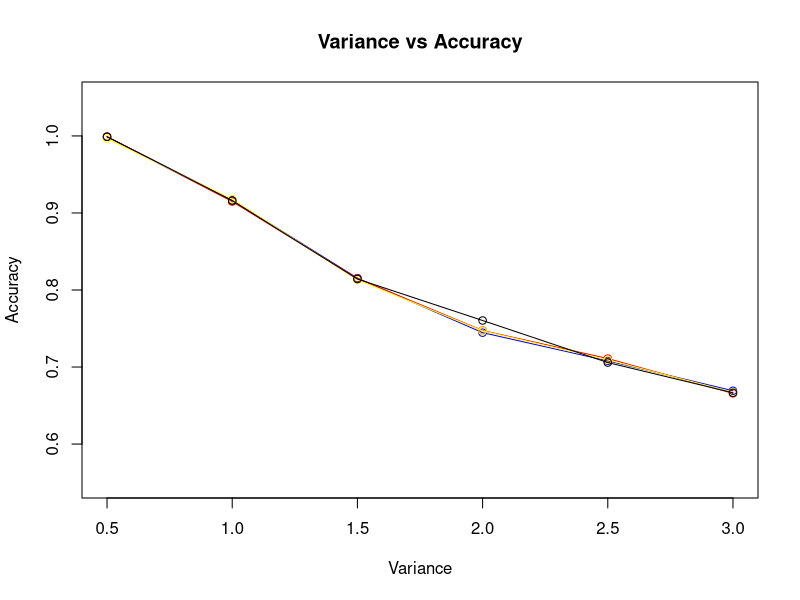
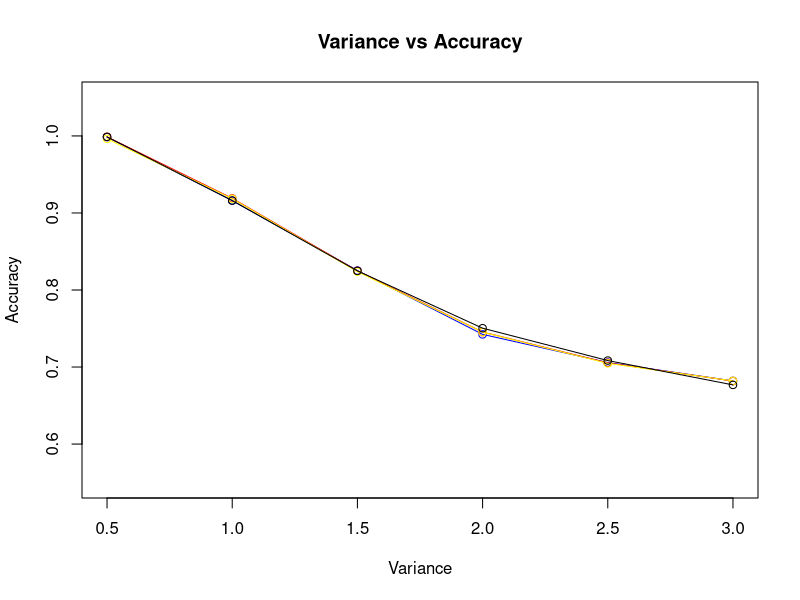
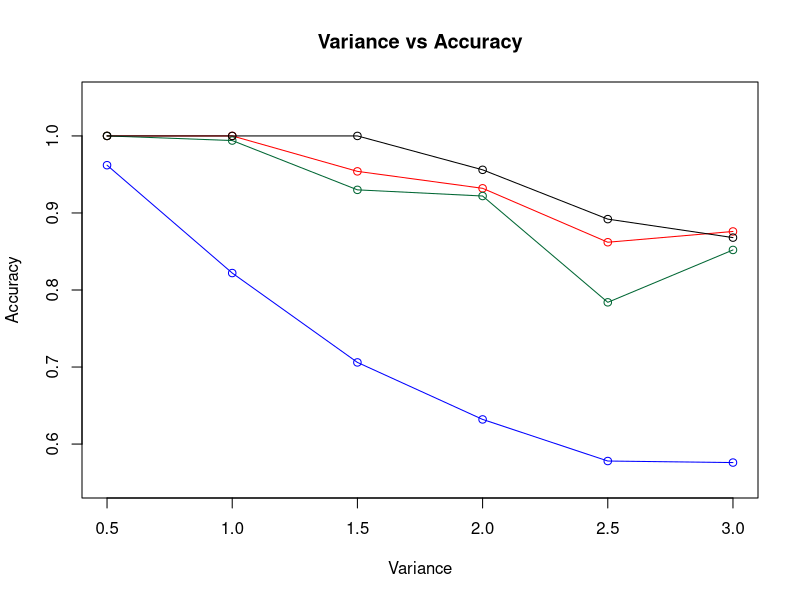
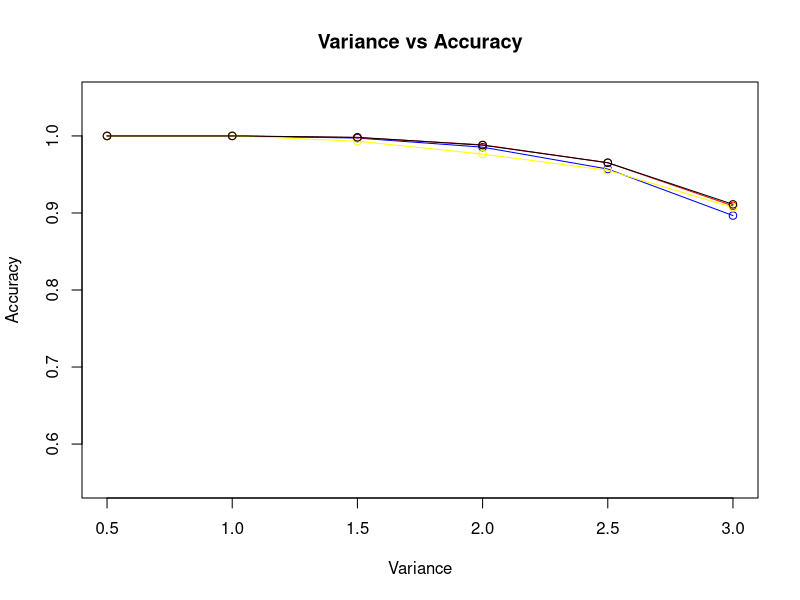

Generate these figures, in order, with R:
library('class')
library(pROC)
library('MASS')

#Generate data
data.generate = function(mu1, mu2, variance, sampleSize, numInputVariables){
  
  y = as.factor(c(rep(1, sampleSize),rep(2, sampleSize)))
  M = matrix (NA,  nrow = 2* sampleSize, ncol = numInputVariables, byrow = 1) 
  df = data.frame(y)
  for (i in c(1:numInputVariables)) {
    M[,i] = c(rnorm(sampleSize, mu1, variance), rnorm(sampleSize, mu2, variance))
    #assign(paste("x", i, sep=""),c(rnorm(n,mu1[i],s), rnorm(n,mu2[i],s)) )
  }
  df = cbind(y,M)
  df = data.frame(df)
  return(df)
}

#Split into train / test data
train_Test_Split = function(df, seed)
{
  set.seed(seed)
  test.index = sample(c(1:dim(df)[1]), floor(dim(df)[1]/2), replace = FALSE)
  
  assign("df.train", df[-test.index,], envir = .GlobalEnv)
  assign("df.test", df[test.index,], envir = .GlobalEnv)
  
  assign("train.X", df.train[,-1], envir = .GlobalEnv)
  assign("train.Y", df.train[,1], envir = .GlobalEnv)
  assign("test.X", df.test[,-1], envir = .GlobalEnv)
  assign("test.Y", df.test[,1], envir = .GlobalEnv)
  
  return(test.index)
}

#KNN algorythm
generate.knn = function(train.Y, test.X, train.X, test.Y){
  knn.pred = knn(train.X,test.X,train.Y,k=dim(train.X)[1]*0.1)
  
  knn.accuracy = sum(knn.pred == test.Y)/length(test.Y)
  
  return(knn.accuracy)
}

#Qda algorythm
generate.qda = function(df.train, df.test){
  qda.fit = qda(y ~ . - y, data = df.train)
  
  qda.pred = predict(qda.fit,df.test[,-1])
  qda.accuracy = mean(qda.pred$class==df.test[,1])
  
  return(qda.accuracy)
}

#Lda algorythm
generate.lda = function(df.train, df.test){
  lda.fit = lda(y ~ . - y, data = df.train)
  
  lda.pred = predict(lda.fit,df.test[,-1])
  lda.accuracy = mean(lda.pred$class==df.test[,1])
  
  return(lda.accuracy)
}

#Logistic Algorithm
generate.logistic = function(df.train, df.test){
  df.train$y = as.factor(df.train$y)
  df.test$y = as.factor(df.test$y)
  glm.fit = glm(as.factor(y) ~ . - as.factor(y),data=df.train, family=binomial, maxit = 100)
  
  glm.probs = predict(glm.fit, df.test[, -1], type = "response")
  glm.pred = ifelse(glm.probs > .5, "2", "1")
  logistic.accuracy = mean(glm.pred==df.test[, 1])
  
  return(logistic.accuracy)
}

plotter = function(){
  plot(variance)
}

generate_accuracy = function(){
  accuracies = c()
  knn.accuracy = c()
  qda.accuracy = c()
  lda.accuracy = c()
  logistic.accuracy = c()
  
  for (count in c(1:10)){
    test.index = train_Test_Split(df, count)
    knn.accuracy[count] = generate.knn(train.Y, test.X, train.X, test.Y)
    qda.accuracy[count] = generate.qda(df.train, df.test)
    lda.accuracy[count] = generate.lda(df.train, df.test)
    logistic.accuracy[count] = generate.logistic(df.train, df.test)
  }
  
  accuracies[1] = mean(knn.accuracy)
  accuracies[2] = mean(qda.accuracy)
  accuracies[3] = mean(lda.accuracy)
  accuracies[4] = mean(logistic.accuracy)
  
  return(accuracies)
}

scenario.one = function(df){
  
  accuracies = generate_accuracy()
  
  assign("knn.accuracy.one", accuracies[1], envir = .GlobalEnv)
  assign("qda.accuracy.one", accuracies[2], envir = .GlobalEnv)
  assign("lda.accuracy.one", accuracies[3], envir = .GlobalEnv)
  assign("logistic.accuracy.one", accuracies[4], envir = .GlobalEnv)
}

scenario.two = function(df){
  
  for (col in colnames(df)){
    if (col != "y")
    {
      df[,col] = scale(df[,col])
    }
  }
  
  accuracies = generate_accuracy()
  
  assign("knn.accuracy.two", accuracies[1], envir = .GlobalEnv)
  assign("qda.accuracy.two", accuracies[2], envir = .GlobalEnv)
  assign("lda.accuracy.two", accuracies[3], envir = .GlobalEnv)
  assign("logistic.accuracy.two", accuracies[4], envir = .GlobalEnv)
}

scenario.three = function(df){
  
  
  accuracies = generate_accuracy()
  
  assign("knn.accuracy.three", accuracies[1], envir = .GlobalEnv)
  assign("qda.accuracy.three", accuracies[2], envir = .GlobalEnv)
  assign("lda.accuracy.three", accuracies[3], envir = .GlobalEnv)
  assign("logistic.accuracy.three", accuracies[4], envir = .GlobalEnv)
}

scenario.four = function(df){
  
  for (col in colnames(df)){
    if (col != "y")
    {
      df[,col] = scale(df[,col])
    }
  }
  
  accuracies = generate_accuracy()
  
  assign("knn.accuracy.four", accuracies[1], envir = .GlobalEnv)
  assign("qda.accuracy.four", accuracies[2], envir = .GlobalEnv)
  assign("lda.accuracy.four", accuracies[3], envir = .GlobalEnv)
  assign("logistic.accuracy.four", accuracies[4], envir = .GlobalEnv)
}


#Main, run from here.
#Can just run these, not part of the assignment
sampleSize = 50
df = data.generate(1,-1, 1, sampleSize, 2)
scenario.one(df)

sampleSize = 500
df = data.generate(1,-1, 1, sampleSize, 2)
scenario.two(df)

sampleSize = 50
df = data.generate(1,-1, 1, sampleSize, 2)
scenario.three(df)

sampleSize = 500
df = data.generate(1,-1, 1, sampleSize, 2)
scenario.four(df)



#Graphs!----------------------------------------------------------------------------
#Here for different variances
variance.list = c(.5, 1, 1.5, 2, 2.5, 3)

#Scenario 1
accuracy.qda.list = c()
accuracy.lda.list = c()
accuracy.glm.list = c()
accuracy.knn.list = c()

counter = 1
for (variance in variance.list){
  print(variance)
  sampleSize = 500
  df = data.generate(1,-1, variance, sampleSize, 2)
  scenario.one(df)
  
  accuracy.qda.list[counter] = qda.accuracy.one
  accuracy.lda.list[counter] = lda.accuracy.one
  accuracy.glm.list[counter] = logistic.accuracy.one
  accuracy.knn.list[counter] = knn.accuracy.one
  counter = counter + 1
}
plot(variance.list, accuracy.qda.list,col = "blue", type = "o", ylab = "Accuracy", xlab = "Variance", main = "Variance vs Accuracy", ylim=c(0.55, 1.05))
lines(variance.list, accuracy.lda.list, col = "red", type = "o")
lines(variance.list, accuracy.glm.list, col = "yellow", type = "o")
lines(variance.list, accuracy.knn.list, col = "black", type = "o")

#Scenario 2
accuracy.qda.list = c()
accuracy.lda.list = c()
accuracy.glm.list = c()
accuracy.knn.list = c()

counter = 1
for (variance in variance.list){
  print(variance)
  sampleSize = 500
  df = data.generate(1,-1, variance, sampleSize, 2)
  scenario.two(df)
  
  accuracy.qda.list[counter] = qda.accuracy.two
  accuracy.lda.list[counter] = lda.accuracy.two
  accuracy.glm.list[counter] = logistic.accuracy.two
  accuracy.knn.list[counter] = knn.accuracy.two
  counter = counter + 1
}
plot(variance.list, accuracy.qda.list,col = "blue", type = "o", ylab = "Accuracy", xlab = "Variance", main = "Variance vs Accuracy", ylim=c(0.55, 1.05))
lines(variance.list, accuracy.lda.list, col = "red", type = "o")
lines(variance.list, accuracy.glm.list, col = "yellow", type = "o")
lines(variance.list, accuracy.knn.list, col = "black", type = "o")

#Scenario 3
accuracy.qda.list = c()
accuracy.lda.list = c()
accuracy.glm.list = c()
accuracy.knn.list = c()

counter = 1
for (variance in variance.list){
  sampleSize = 50
  df = data.generate(1, -1, variance, sampleSize, 20)
  scenario.three(df)
  
  accuracy.qda.list[counter] = qda.accuracy.three
  accuracy.lda.list[counter] = lda.accuracy.three
  accuracy.glm.list[counter] = logistic.accuracy.three
  accuracy.knn.list[counter] = knn.accuracy.three
  counter = counter + 1
}
plot(variance.list, accuracy.qda.list,col = "blue", type = "o", ylab = "Accuracy", xlab = "Variance", main = "Variance vs Accuracy", ylim=c(0.55, 1.05))
lines(variance.list, accuracy.lda.list, col = "red", type = "o")
lines(variance.list, accuracy.glm.list, col = "#006633", type = "o")
lines(variance.list, accuracy.knn.list, col = "black", type = "o")


#Scenario 4
accuracy.qda.list = c()
accuracy.lda.list = c()
accuracy.glm.list = c()
accuracy.knn.list = c()

counter = 1
for (variance in variance.list){
  sampleSize = 500
  df = data.generate(1, -1, variance, sampleSize, 20)
  scenario.four(df)
  accuracy.qda.list[counter] = qda.accuracy.four
  accuracy.lda.list[counter] = lda.accuracy.four
  accuracy.glm.list[counter] = logistic.accuracy.four
  accuracy.knn.list[counter] = knn.accuracy.four
  counter = counter + 1
}
plot(variance.list, accuracy.qda.list,col = "blue", type = "o", ylab = "Accuracy", xlab = "Variance", main = "Variance vs Accuracy", ylim=c(0.55, 1.05))
lines(variance.list, accuracy.lda.list, col = "red", type = "o")
lines(variance.list, accuracy.glm.list, col = "yellow", type = "o")
lines(variance.list, accuracy.knn.list, col = "black", type = "o")


#used to determine which of the four models had the highest accuracy for each scenario. Useful
#if we run our scenarios with different seeds. Feel free to edit/optimize.
determine.max.accuracy = function(){
  knnAccuracy = c(knn.accuracy.one, knn.accuracy.two, knn.accuracy.three, knn.accuracy.four)
  qdaAccuracy = c(qda.accuracy.one, qda.accuracy.two, qda.accuracy.three, qda.accuracy.four)
  ldaAccuracy = c(lda.accuracy.one, lda.accuracy.two, lda.accuracy.three, lda.accuracy.four)
  logAccuracy = c(logistic.accuracy.one, logistic.accuracy.two, logistic.accuracy.three, logistic.accuracy.four)
  accuracyFrame = data.frame=cbind(c(1:4), knnAccuracy, qdaAccuracy, ldaAccuracy, logAccuracy)
  for(j in 1:4){
    maxMethod <- c(j)
    for(i in 2:5){  
      if(max(accuracyFrame[j, -1])==accuracyFrame[j, i]){
        maxMethod <- append(maxMethod, colnames(accuracyFrame)[i])
      }
    }
    print(maxMethod)
  }
}
determine.max.accuracy()











